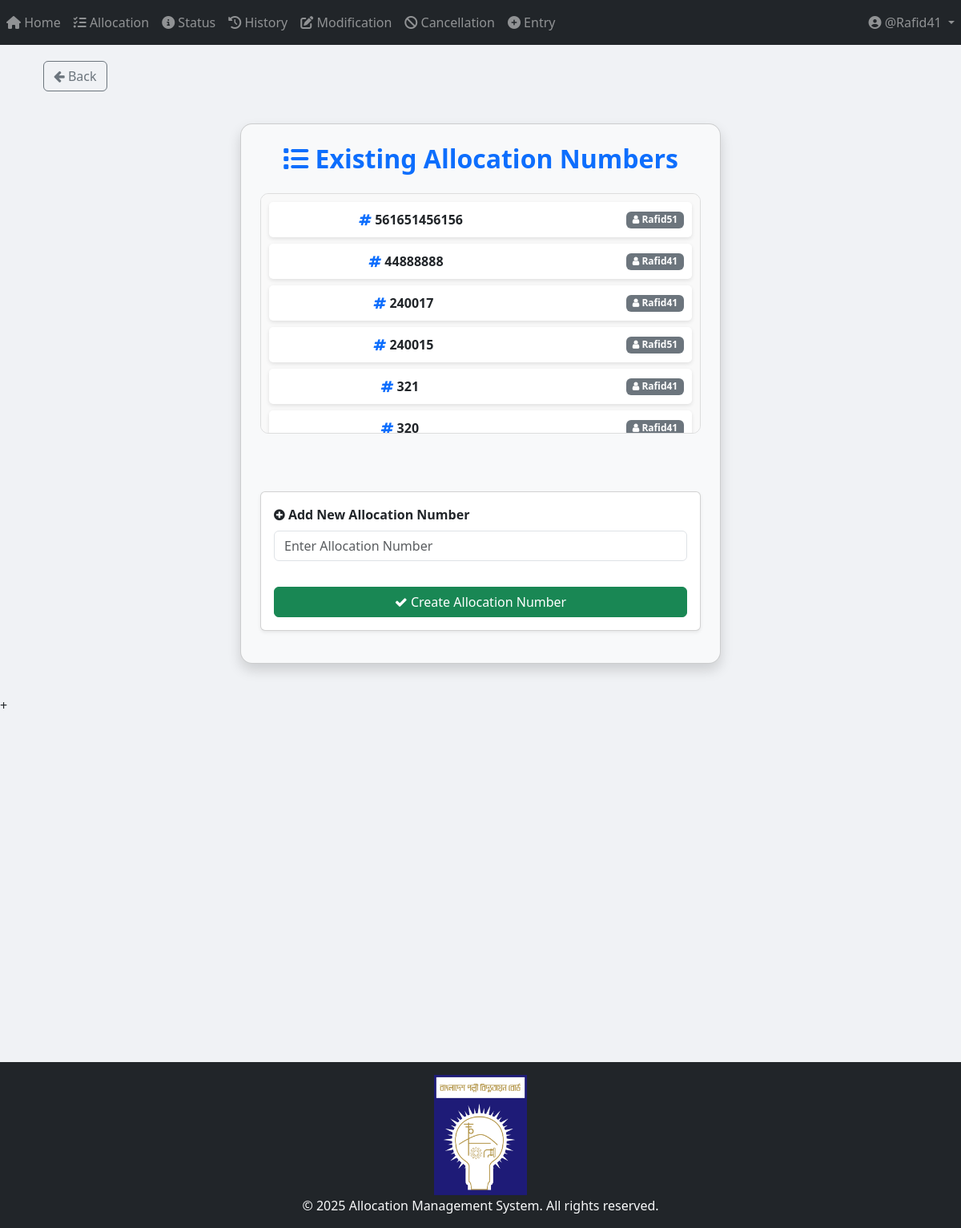
The app's page /allocation/view_allocation_numbers/ (signed in) with its own data.
### App_Allocation/models.py (models this page shows, shortened)
class Allocation_Number(models.Model):
    allocation_no = models.IntegerField(unique=True)
    user = models.ForeignKey(User, on_delete=models.CASCADE)
    STATUS_CHOICES = [
        ("Pending Approval", "Pending Approval"),
        ("Allocated", "Allocated"),
        ("Cancelled", "Cancelled"),
        ("Modified", "Modified"),
    ]
    status = models.CharField(
        max_length=100, choices=STATUS_CHOICES, default="Pending Approval"
    )

### App_Allocation/views/view_allocation_numbers_and_Add_New.py (the view, shortened to what this page needs)
# urls.py: path("view_allocation_numbers/", views.view_allocation_numbers_and_Add_New, name="view_allocation_numbers_and_Add_New"),
@login_required
def view_allocation_numbers_and_Add_New(request):
    allocation_numbers = Allocation_Number.objects.all().order_by("-allocation_no")
    return render(
        request,
        "App_Allocation/view_allocation_numbers_and_Add_New.html",
        {"allocation_numbers": allocation_numbers},
    )

### templates/App_Allocation/view_allocation_numbers_and_Add_New.html (shortened to what this page needs)
{% extends 'base.html' %}
{% load crispy_forms_tags %}
{% load static %}
{% block body_block %}
<div class="container mt-.5">
    <a href="{% url 'App_Allocation:allocation_page' %}" class="btn btn-outline-secondary">
        <i class="fa fa-arrow-left"></i> Back
    </a>
</div>
<div class="container card-container card p-4 shadow bg-light">
    <h2 class="text-center text-primary"><i class="fas fa-list"></i> <b>Existing Allocation Numbers</b></h2>
<div class="list-container mt-3 mb-4">
    {% for allocation in allocation_numbers %}
        <div class="list-item d-flex justify-content-between align-items-center">
            <span class="mx-auto"><i class="fa fa-hashtag text-primary"></i> {{ allocation.allocation_no }}</span>
            <span class="badge bg-secondary ms-auto"><i class="fa fa-user"></i> {{ allocation.user.username }}</span>
        </div>
    {% empty %}
        <p class="text-center text-muted">No Allocation Numbers available.</p>
    {% endfor %}
</div>
    <br>
    <form method="post" class="card p-3 shadow-sm mt-4">
        <div class="form-group">
            <label for="allocation_no" class="fw-bold"><i class="fa fa-plus-circle"></i> <b>Add New Allocation Number</b></label>
            <input type="number" name="allocation_no" class="form-control" required placeholder="Enter Allocation Number">
        </div>
        <button type="submit" class="btn btn-success mt-3 w-100">
            <i class="fa fa-check"></i> Create Allocation Number
        </button>
    </form>
</div>
{% endblock %}

### templates/partials/navbar.html (shortened to what this page needs)
{% if request.path|slice:":9" == "/project/" %}
    <nav class="navbar navbar-expand-sm navbar-dark" style="background-color: #2f1658ff;">
        <button class="navbar-toggler" type="button" data-toggle="collapse" data-target="#navbarProject">
            <span class="navbar-toggler-icon"></span>
        </button>
        <div class="collapse navbar-collapse" id="navbarProject">
            <ul class="navbar-nav mr-auto">
                {% if user.is_authenticated %}
                    <li class="nav-item">
                        <a class="nav-link" href="{% url 'Project_App_Home:project_home_page' %}">
                            <i class="fas fa-project-diagram"></i> P_Home
                        </a>
                    </li>
                    <li class="nav-item">
                        <a class="nav-link" href="{% url 'Project_App_Allocation:allocation_page' %}">
                            <i class="fas fa-tasks"></i> P_Allocation
                        </a>
                    </li>
                    <li class="nav-item">
                        <a class="nav-link" href="{% url 'Project_App_Status:status_page' %}">
                            <i class="fas fa-info-circle"></i> P_Status
                        </a>
                    </li>
                    <li class="nav-item">
                        <a class="nav-link" href="{% url 'Project_App_History:history_page' %}">
                            <i class="fas fa-history"></i> P_History
                        </a>
                    </li>
                    <li class="nav-item">
                        <a class="nav-link" href="{% url 'Project_App_Modification:modification_menu' %}">
                            <i class="fas fa-edit"></i> P_Modification
                        </a>
                    </li>
                    <li class="nav-item">
                        <a class="nav-link" href="{% url 'Project_App_Cancellation:cancellation' %}">
                            <i class="fas fa-ban"></i> P_Cancellation
                        </a>
                    </li>
                    <li class="nav-item">
                        <a class="nav-link" href="{% url 'Project_App_Entry:entry_page' %}">
                            <i class="fas fa-plus-circle"></i> P_Entry
                        </a>
                    </li>
                    <li class="nav-item">
                        <a class="nav-link" href="#">
                            <i class="fas fa-plus-circle"></i> P_Project-Wise Balance
                        </a>
                    </li>
                {% endif %}
            </ul>
            <ul class="navbar-nav">
                {% if user.is_authenticated %}
                    <li class="nav-item dropdown">
                        <a class="nav-link dropdown-toggle" href="#" id="userDropdown" role="button" data-toggle="dropdown">
                            <i class="fas fa-user-circle"></i> @{{ user.username }}
                        </a>
                        <div class="dropdown-menu dropdown-menu-right">
                            {% if request.user.is_superuser %}
                                <a class="dropdown-item text-primary" href="{% url 'App_Admin_Panel:admin_panel_home' %}">
                                    <i class="fas fa-tools"></i> <strong>Admin Panel</strong>
                                </a>
                                <div class="dropdown-divider"></div>
                            {% endif %}
                            <a class="dropdown-item text-danger" href="{% url 'App_Login:logout' %}">
                                <i class="fas fa-sign-out-alt"></i> <strong>Logout</strong>
                            </a>
                        </div>
                    </li>
                {% else %}
                    <li class="nav-item {% if request.resolver_match.url_name == 'login' %}active{% endif %}">
                        <a class="nav-link" href="{% url 'App_Login:login' %}">
                            <i class="fas fa-sign-in-alt"></i> Login
                        </a>
                    </li>
                {% endif %}
            </ul>
        </div>
    </nav>
{% else %}
    <nav class="navbar navbar-expand-sm navbar-dark bg-dark">
        <div class="collapse navbar-collapse" id="navbarDefault">
            <ul class="navbar-nav mr-auto">
                {% if user.is_authenticated %}
                    <li class="nav-item {% if request.resolver_match.url_name == 'home_page' %}active{% endif %}">
                        <a class="nav-link" href="{% url 'App_Home:home_page' %}">
                            <i class="fas fa-home"></i> Home
                        </a>
                    </li>
                    <li class="nav-item {% if request.resolver_match.url_name == 'allocation_page' %}active{% endif %}">
                        <a class="nav-link" href="{% url 'App_Allocation:allocation_page' %}">
                            <i class="fas fa-tasks"></i> Allocation
                        </a>
                    </li>
                    <li class="nav-item {% if request.resolver_match.url_name == 'status_page' %}active{% endif %}">
                        <a class="nav-link" href="{% url 'App_Status:status_page' %}">
                            <i class="fas fa-info-circle"></i> Status
                        </a>
                    </li>
                    <li class="nav-item {% if request.resolver_match.url_name == 'history_page' %}active{% endif %}">
                        <a class="nav-link" href="{% url 'App_History:history_page' %}">
                            <i class="fas fa-history"></i> History
                        </a>
                    </li>
                    <li class="nav-item {% if request.resolver_match.url_name == 'modification_menu' %}active{% endif %}">
                        <a class="nav-link" href="{% url 'App_Modification:modification_menu' %}">
                            <i class="fas fa-edit"></i> Modification
                        </a>
                    </li>
                    <li class="nav-item {% if request.resolver_match.url_name == 'cancellation' %}active{% endif %}">
                        <a class="nav-link" href="{% url 'App_Cancellation:cancellation' %}">
                            <i class="fas fa-ban"></i> Cancellation
                        </a>
                    </li>
                    <li class="nav-item {% if request.resolver_match.url_name == 'entry_page' %}active{% endif %}">
                        <a class="nav-link" href="{% url 'App_Entry:entry_page' %}">
                            <i class="fas fa-plus-circle"></i> Entry
                        </a>
                    </li>
                {% endif %}
            </ul>
            <ul class="navbar-nav">
                {% if user.is_authenticated %}
                    <li class="nav-item dropdown">
                        <a class="nav-link dropdown-toggle" href="#" id="userDropdown" role="button" data-toggle="dropdown">
                            <i class="fas fa-user-circle"></i> @{{ user.username }}
                        </a>
                    </li>
                {% else %}
                    <li class="nav-item {% if request.resolver_match.url_name == 'login' %}active{% endif %}">
                        <a class="nav-link" href="{% url 'App_Login:login' %}">
                            <i class="fas fa-sign-in-alt"></i> Login
                        </a>
                    </li>
                {% endif %}
            </ul>
        </div>
    </nav>
{% endif %}

### templates/App_Allocation/view_allocation_numbers_and_Add_New.html (style rules this page uses)
.card-container { max-width: 600px; margin: 40px auto; padding: 20px; border-radius: 15px; box-shadow: 0 4px 8px rgba(0, 0, 0, 0.2); }
.list-container { max-height: 300px; overflow-y: auto; border-radius: 10px; border: 1px solid #ddd; padding: 10px; background: #f9f9f9; }
.list-item { background: #fff; padding: 10px; margin-bottom: 8px; border-radius: 5px; box-shadow: 0 2px 5px rgba(0, 0, 0, 0.1); text-align: center; font-size: 16px; font-weight: 600; }

### templates/partials/footer.html (style rules this page uses)
html, body { height: 100%; margin: 0; }

### records on screen
Allocation_Number: allocation_no "561651456156", user.username "Rafid51"
Allocation_Number: allocation_no "44888888", user.username "Rafid41"
Allocation_Number: allocation_no "240017", user.username "Rafid41"
Allocation_Number: allocation_no "240015", user.username "Rafid51"
Allocation_Number: allocation_no "321", user.username "Rafid41"
Allocation_Number: allocation_no "320", user.username "Rafid41"

### other values on screen
{{ user.username }} "Rafid41"
